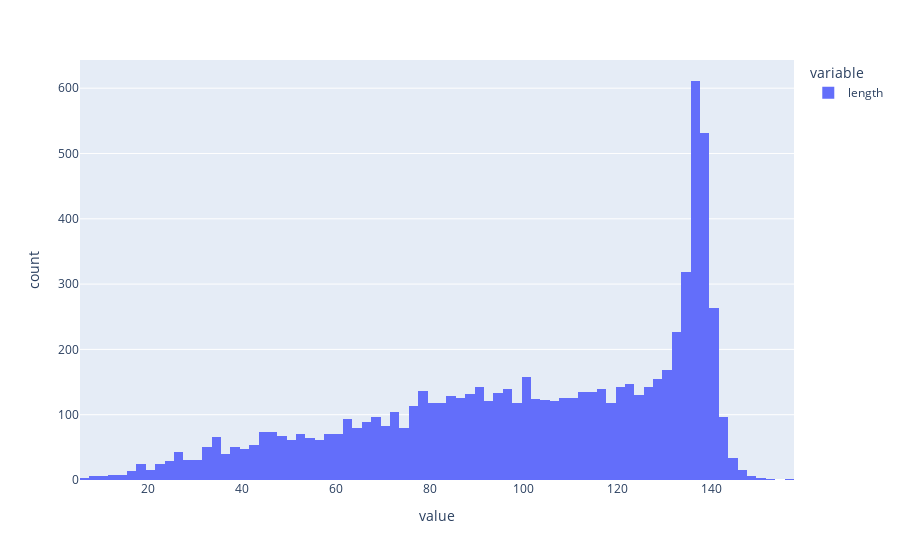

Here is the notebook cell this chart was saved with:
### Code cell
# show the histogram for the length column
df_train["length"].plot(kind="hist", bins=30)

### Figure 1 — Plotly figure (JSON) as saved in the notebook; plotly's stock layout.template omitted (floating-point values rounded to 4 significant figures; data arrays with more than 128 entries replaced by an {"elided": "..."} marker saying what was removed)
{"data": [{"alignmentgroup": "True", "bingroup": "x", "hovertemplate": "variable=length<br>value=%{x}<br>count=%{y}<extra></extra>", "legendgroup": "length", "marker": {"color": "#636efa", "pattern": {"shape": ""}}, "name": "length", "offsetgroup": "length", "orientation": "v", "showlegend": true, "type": "histogram", "x": {"elided": "7613 int values"}, "xaxis": "x", "yaxis": "y"}], "layout": {"barmode": "relative", "legend": {"title": {"text": "variable"}, "tracegroupgap": 0}, "margin": {"t": 60}, "xaxis": {"anchor": "y", "domain": [0.0, 1.0], "title": {"text": "value"}}, "yaxis": {"anchor": "x", "domain": [0.0, 1.0], "title": {"text": "count"}}}}
